Frame 1 (no input): blank canvas, image omitted
Frame 60 (no input): blank canvas, image omitted
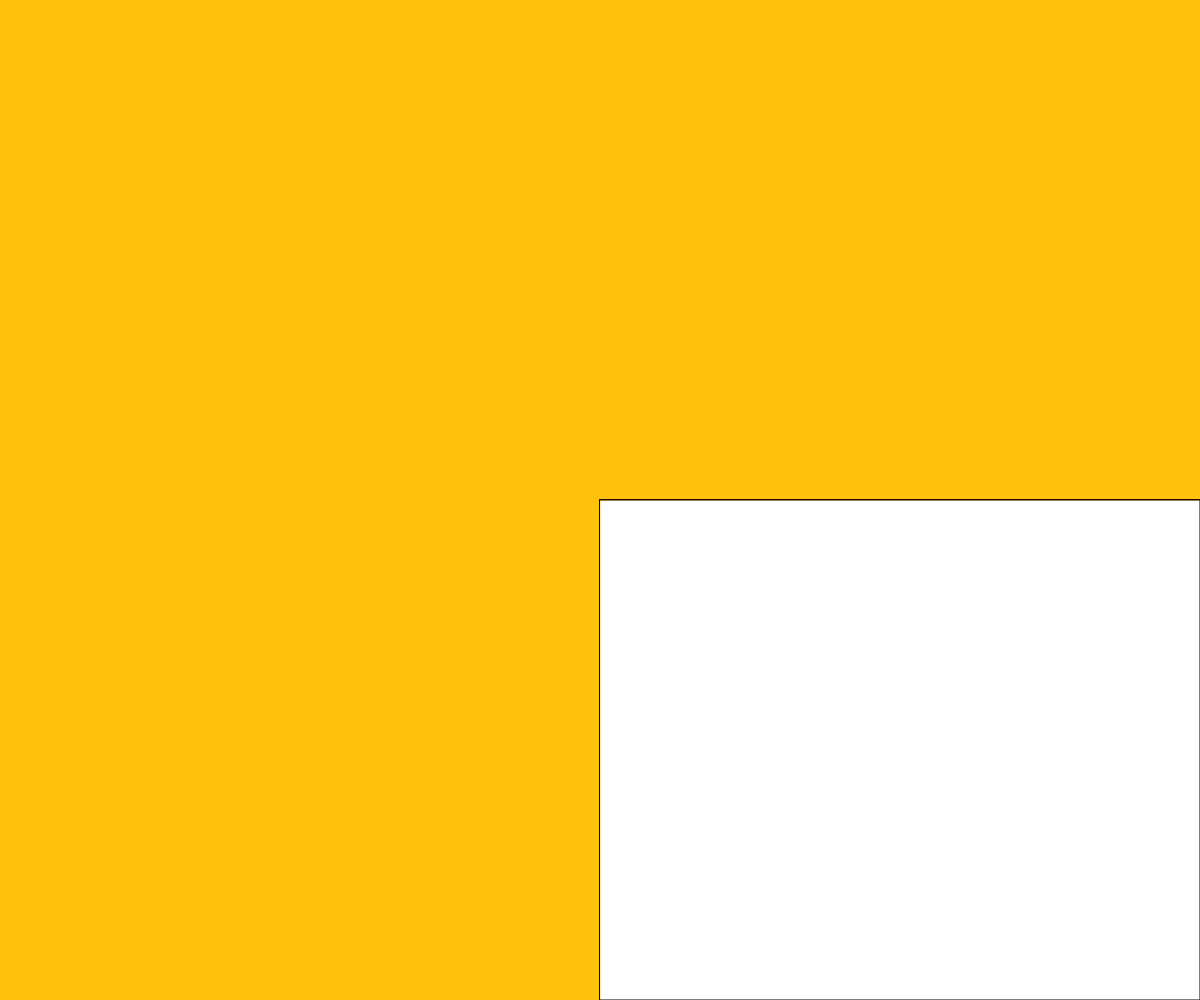
Frame 120 (the mouse pressed at the canvas centre since frame 60)

The p5.js sketch whose frames 1 and 60 were blank and that drew this single picture after the mouse press (run headless with seeded random() and noise() and a simulated clock; from frame 60 on, the mouse is pressed at the canvas centre):

// p5.js sketch
// ── sketch.js
let backColor;


function setup() { 
  createCanvas(windowWidth, windowHeight);
  background(255,195,11)
  //button = createButton('Choose a background Color');
  //button.mousePressed(buttonPressed);
 // button.style ('background-color', '#f5efd5');
 // button.position(300, 450);
 // backColor = color( random(255), random(255), random(255) );
  // background(backColor);
  

} 

function draw() { 
 stroke(0);
  if (mouseIsPressed === true) {
  rect(mouseX, mouseY, pmouseX, pmouseY) 
    
    
       
  }
 
    



//function buttonPressed(){
//backColor = color( random(255), random(255), random(255) );
}
